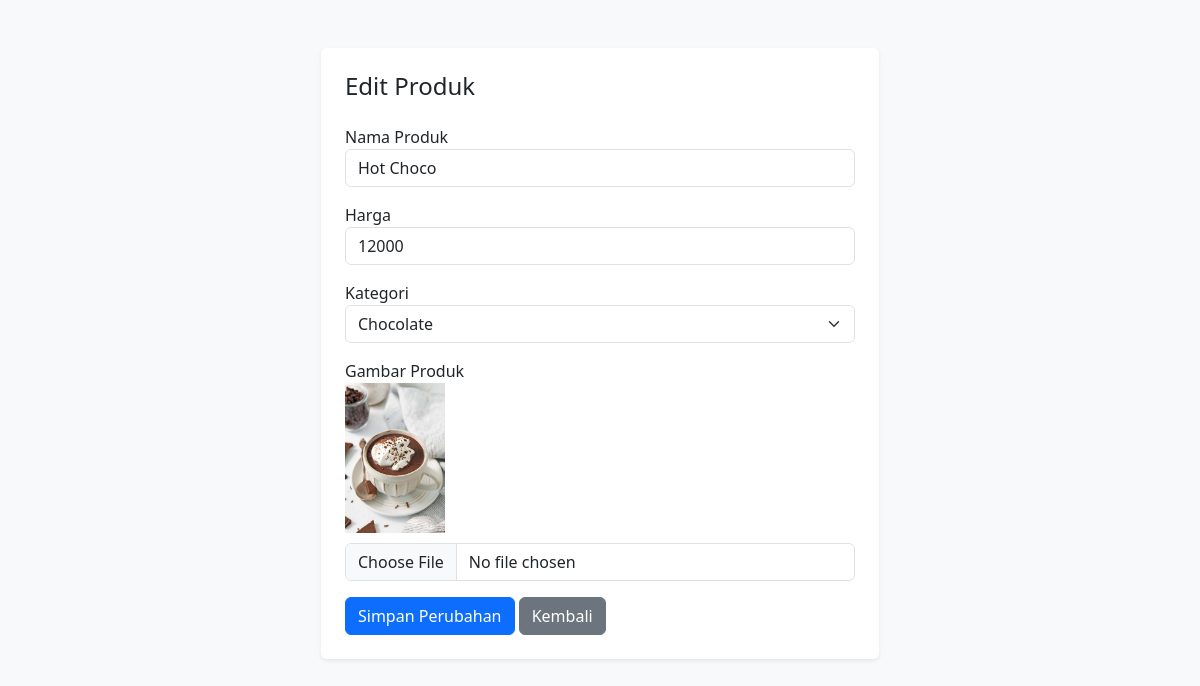
Page /produk_edit.php?id=1 (signed in) on the committed database.
### tables this page shows
CREATE TABLE `products` (
  `id` int(11) NOT NULL,
  `name` varchar(100) DEFAULT NULL,
  `price` int(11) DEFAULT NULL,
  `category_id` int(11) DEFAULT NULL,
  `image` varchar(100) DEFAULT NULL
);

CREATE TABLE `categories` (
  `id` int(11) NOT NULL,
  `name` varchar(50) DEFAULT NULL
);

### src/produk_edit.php (the view, shortened to what this page needs)
<?php
include 'koneksi.php';
$id = $_GET['id'];
$produk = mysqli_fetch_assoc(mysqli_query($conn, "SELECT * FROM products WHERE id=$id"));
$kategori = mysqli_query($conn, "SELECT * FROM categories");
?>
<!DOCTYPE html>
<html lang="id">
  <head>
    <link href="https://cdn.jsdelivr.net/npm/bootstrap@5.3.0/dist/css/bootstrap.min.css" rel="stylesheet">
    </head>
    <body class="bg-light">
      <div class="container py-5">
        <div class="col-md-6 offset-md-3 bg-white p-4 rounded shadow-sm">
          <h4 class="mb-4">Edit Produk</h4>
          <form method="post" enctype="multipart/form-data">
            <div class="mb-3">
              <label>Nama Produk</label>
              <input type="text" name="name" class="form-control" required value="<?= $produk['name'] ?>">
            </div>
            <div class="mb-3">
              <label>Harga</label>
              <input type="number" name="price" class="form-control" required value="<?= $produk['price'] ?>">
            </div>
            <div class="mb-3">
              <label>Kategori</label>
              <select name="category_id" class="form-select" required>
                <?php while($k = mysqli_fetch_assoc($kategori)) { ?>
                  <option value="<?= $k['id'] ?>" <?= $k['id'] == $produk['category_id'] ? 'selected' : '' ?>>
                    <?= $k['name'] ?>
                  </option>
                  <?php } ?>
                </select>
              </div>
              <div class="mb-3">
                <label>Gambar Produk</label><br>
                <?php if ($produk['image']) { ?>
                  <img src="uploads/<?= $produk['image'] ?>" class="preview" id="preview-img">
                  <?php } ?>
                  <input type="file" name="image" class="form-control" onchange="previewFile(this)">
                </div>
                <button type="submit" name="update" class="btn btn-primary">Simpan Perubahan</button>
                <a href="produk.php" class="btn btn-secondary">Kembali</a>
              </form>
            </div>
          </div>
            </body>
            </html>

### src/produk_edit.php (style rules this page uses)
.preview { max-height: 150px; object-fit: cover; margin-bottom: 10px; }

### rows in the picture
products: name "Hot Choco", price "12000", category_id "Chocolate", image (picture)
